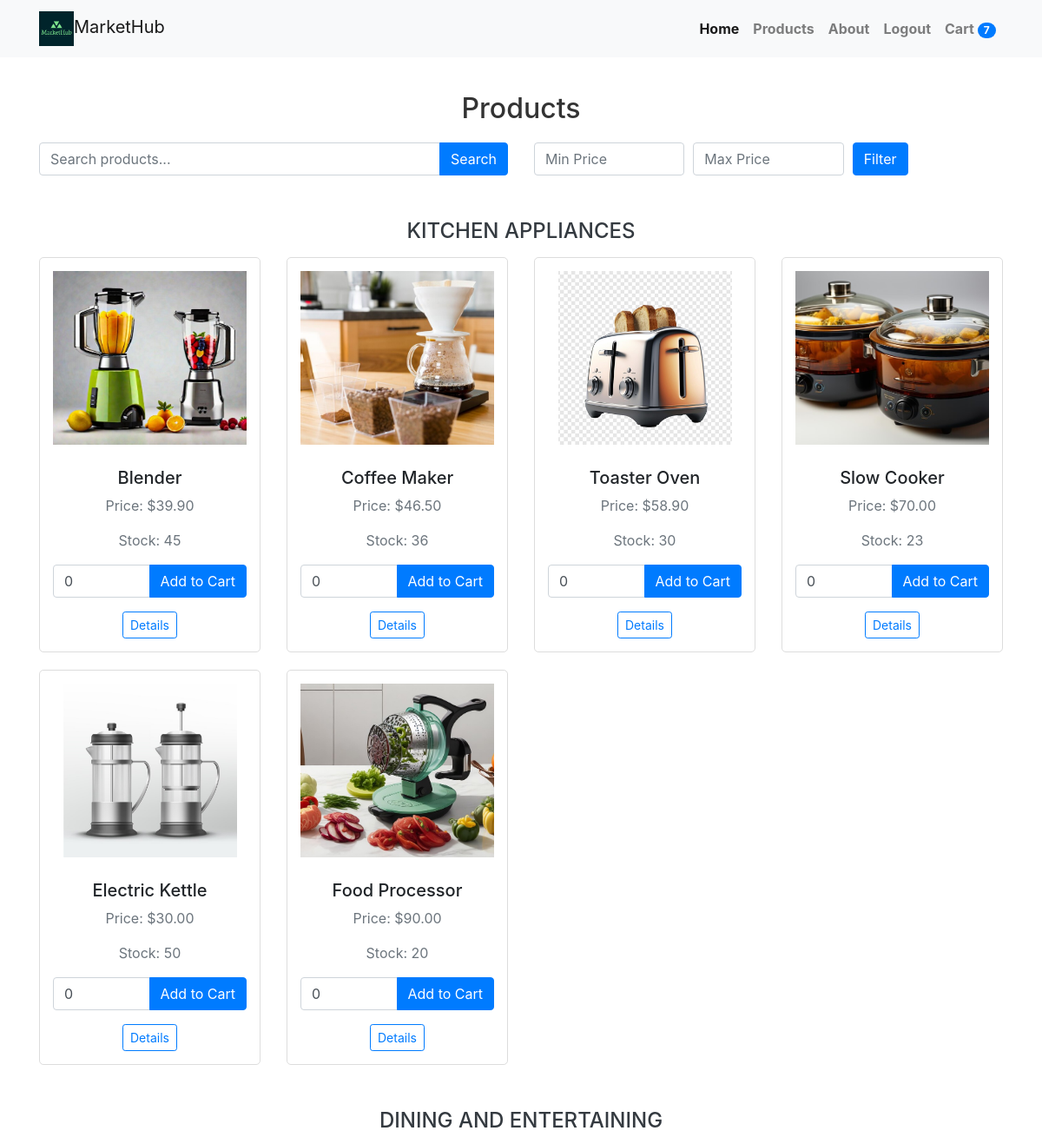
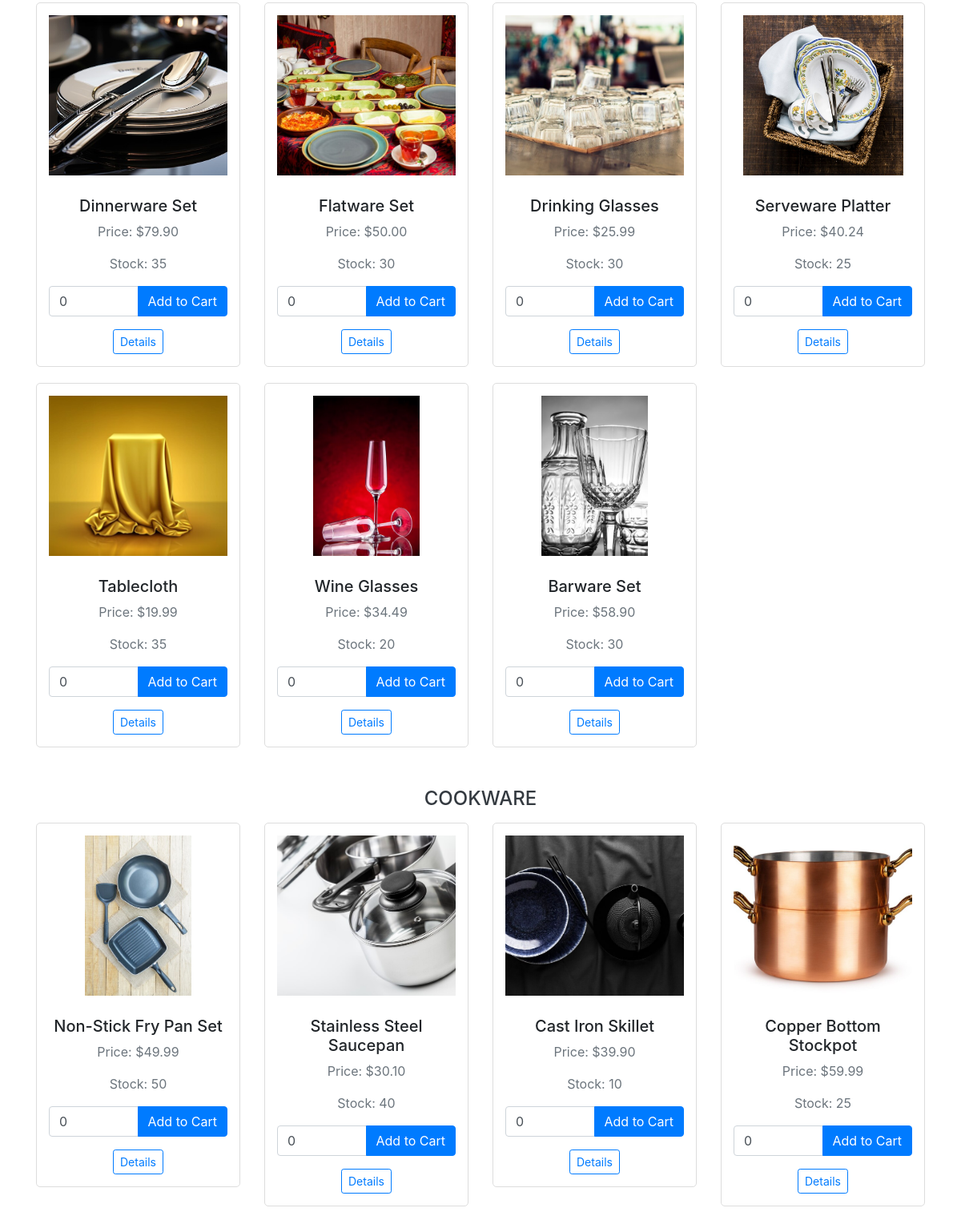
/category/3/ (signed in, upper part), run on an earlier commit of the app's database (2 pictures, top to bottom).
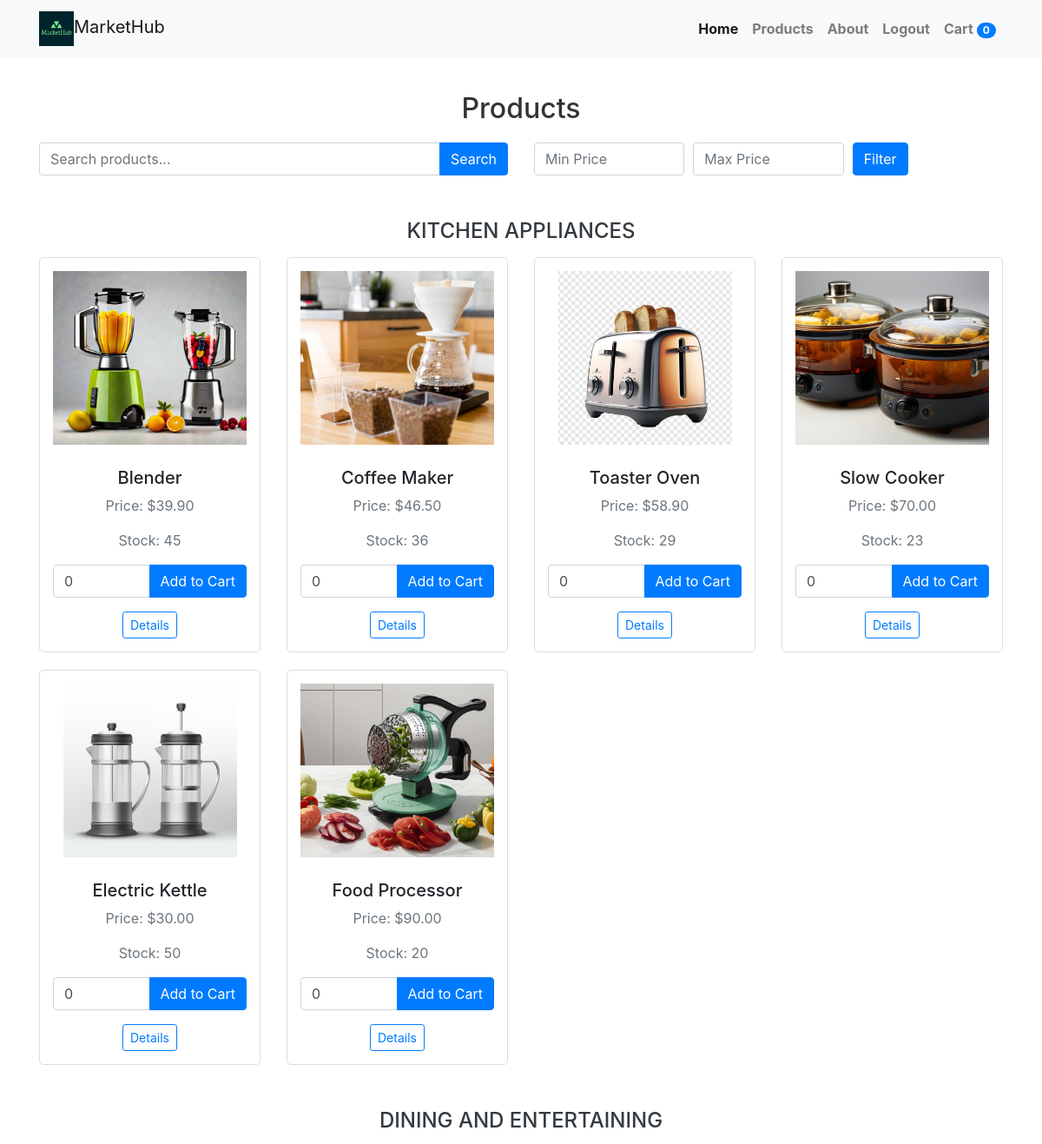
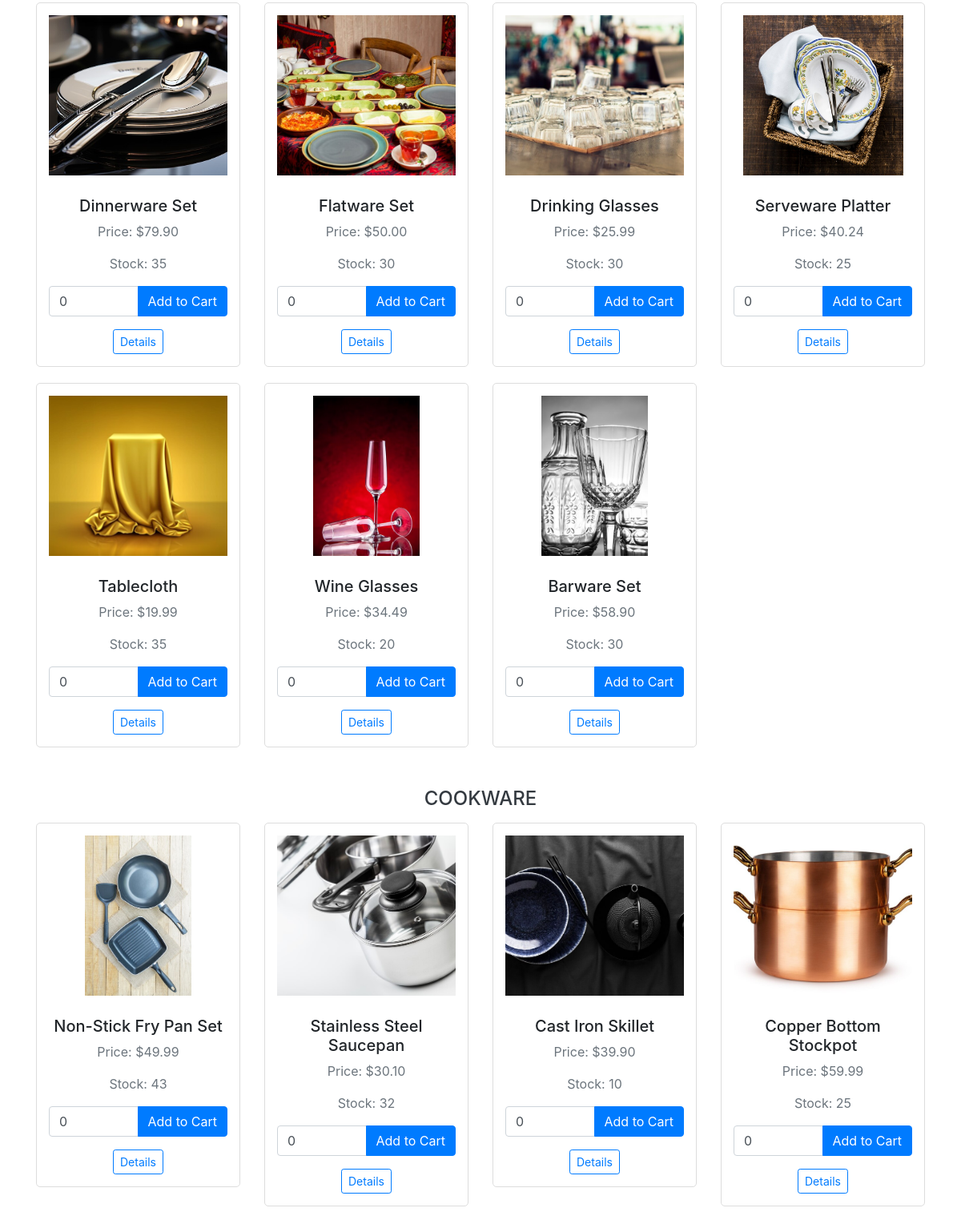
And on a later commit of the database (2 pictures, top to bottom).
### MarketHub/models.py (models this page shows, shortened)
class Product(models.Model):
    name = models.CharField(max_length=100)
    description = models.TextField()
    price = models.DecimalField(max_digits=10, decimal_places=2)
    stock = models.PositiveIntegerField()
    image = models.ImageField(upload_to='products/', blank=True)  # Optional product image
    category = models.ForeignKey(Category, on_delete=models.SET_NULL, null=True)  # Set category to NULL if related category is deleted
    subcategory = models.ForeignKey(SubCategory, on_delete=models.SET_NULL, null=True)  # Set subcategory to NULL if related subcategory is deleted
    cart_quantity = models.PositiveIntegerField(default=0)  # New field to store cart quantity

### MarketHub/views.py (the view)
# urls.py: path('category/<int:category_id>/', views.product_list_by_category, name='product_list_by_category'),
@login_required
def product_list_by_category(request, category_id):
    category = get_object_or_404(Category, pk=category_id)
    subcategories = SubCategory.objects.filter(category=category)
    query = request.GET.get('q')
    min_price = request.GET.get('min_price')
    max_price = request.GET.get('max_price')
    if min_price is not None and min_price != '':
        min_price = Decimal(min_price)
    else:
        min_price = None
    if max_price is not None and max_price != '':
        max_price = Decimal(max_price)
    else:
        max_price = None
    cart_products = Product.objects.filter(cart_quantity__gt=0)
    cart_count = cart_products.aggregate(Sum('cart_quantity'))['cart_quantity__sum'] or 0
    products_by_subcategory = []
    for subcategory in subcategories:
        products = Product.objects.filter(category=category, subcategory=subcategory)
        if query:
            products = products.filter(
                Q(name__icontains=query) | Q(description__icontains=query)
            )
        if min_price is not None:
            products = products.filter(price__gte=min_price)
        if max_price is not None:
            products = products.filter(price__lte=max_price)
        products_by_subcategory.append({'subcategory': subcategory, 'products': products})
    if query:
        search_results = [product for subcategory_data in products_by_subcategory for product in subcategory_data['products']]
        return render(request, 'product_list.html', {'category': category, 'search_results': search_results, 'min_price': min_price, 'max_price': max_price, 'cart_count': cart_count})
    return render(request, 'product_list.html', {'category': category, 'products_by_subcategory': products_by_subcategory, 'min_price': min_price, 'max_price': max_price, 'cart_count': cart_count})

### Templates/product_list.html (shortened to what the changed rows need)
{% load static %}
<!DOCTYPE html>
<html lang="en">
<head>
    <link href="https://stackpath.bootstrapcdn.com/bootstrap/4.5.2/css/bootstrap.min.css" rel="stylesheet">
</head>
<body>
    <nav class="navbar navbar-expand-lg navbar-light bg-light">
        <div class="container">
            <div class="collapse navbar-collapse" id="navbarNav">
                <ul class="navbar-nav">
                    <li class="nav-item">
                    <ul class="navbar-nav">
                        <li class="nav-item">
                            <a class="nav-link" href="{% url 'cart_detail' %}">
                                 Cart
                                <span id="cart-count" class="badge badge-pill badge-primary">{{ cart_count }}</span>
                            </a>
                        </li>
                    </ul>
                    </li>
                </ul>
            </div>
        </div>
    </nav>
    <div class="container">
        <h1>Products</h1>
        <div class="row">
            {% if request.GET.q %}
                {% for product in search_results %}
                    <div class="col-lg-3 col-md-4 col-sm-6">
                        <div class="product-card">
                            <a href="{% url 'product_detail' product.id %}">
                                <img src="{{ product.image.url }}" alt="{{ product.name }}" class="product-image img-fluid">
                            </a>
                            <h4 class="mt-3">{{ product.name }}</h4>
                            <p class="text-muted">Price: ${{ product.price }}</p>
                            <p class="text-muted">Stock: {{ product.stock }}</p>
                            <form method="post" action="{% url 'add_to_cart' product.id %}">
                                {% csrf_token %}
                                <div class="input-group mb-3">
                                    <input type="number" class="form-control" name="quantity" value="{{ product.cart_quantity }}" min="1" data-product-id="{{ product.id }}">
                                    <div class="input-group-append">
                                        <button type="submit" class="btn btn-primary add-to-cart-btn">Add to Cart</button>
                                    </div>
                                </div>
                            </form>
                            <a href="{% url 'product_detail' product.id %}" class="btn btn-outline-primary btn-sm">Details</a>
                        </div>
                    </div>
                {% endfor %}
            {% else %}
                {% for subcategory_data in products_by_subcategory %}
                    <div class="col-12">
                        <h2 class="text-dark">{{ subcategory_data.subcategory.name }}</h2>
                    </div>
                    {% for product in subcategory_data.products %}
                        <div class="col-lg-3 col-md-4 col-sm-6">
                            <div class="product-card">
                                <a href="{% url 'product_detail' product.id %}">
                                    <img src="{{ product.image.url }}" alt="{{ product.name }}" class="product-image img-fluid">
                                </a>
                                <h5 class="mt-3">{{ product.name }}</h5>
                                <p class="text-muted">Price: ${{ product.price }}</p>
                                <p class="text-muted">Stock: {{ product.stock }}</p>
                                <form method="post" action="{% url 'add_to_cart' product.id %}">
                                    <div class="input-group mb-3">
                                        <input type="number" class="form-control" name="quantity" value="{{ product.cart_quantity }}" min="1" data-product-id="{{ product.id }}">
                                        <div class="input-group-append">
                                            <button type="submit" id="add-to-cart-btn" class="btn btn-primary">Add to Cart</button>
                                        </div>
                                    </div>
                                </form>
                                <a href="{% url 'product_detail' product.id %}" class="btn btn-outline-primary btn-sm">Details</a>
                            </div>
                        </div>
                    {% endfor %}
                {% endfor %}
            {% endif %}
        </div>
    </div>
</body>
</html>

What changed in the data, as far as the page shows it:
changed Product "Toaster Oven": stock "30" → "29"
changed Product "Non-Stick Fry Pan Set": stock "50" → "43"
changed Product "Stainless Steel Saucepan": stock "40" → "32"
Also different on the page:
{{ cart_count }}: "7" → "0"
